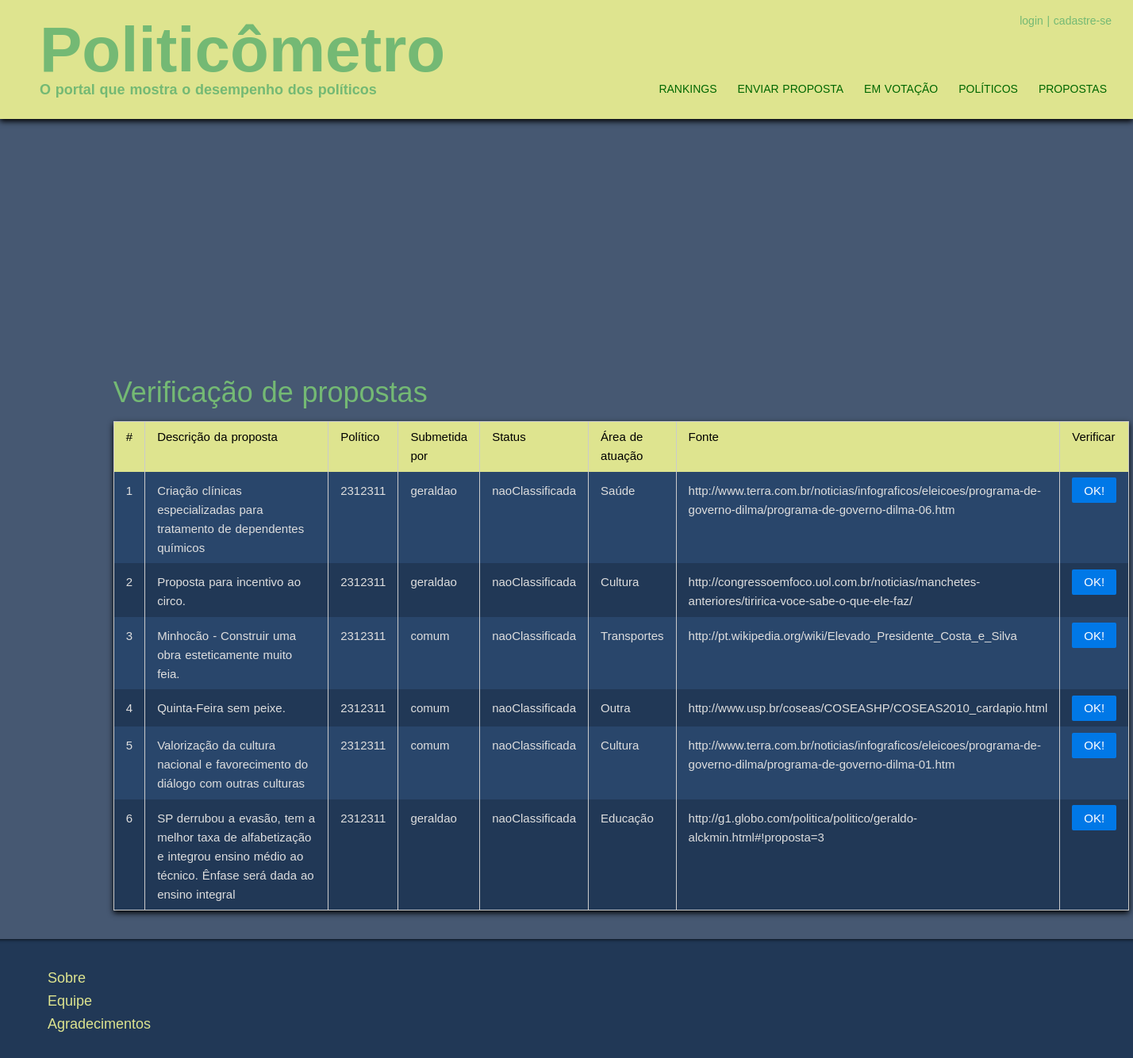
Page /politicometro/verificar.php on the earlier database version.
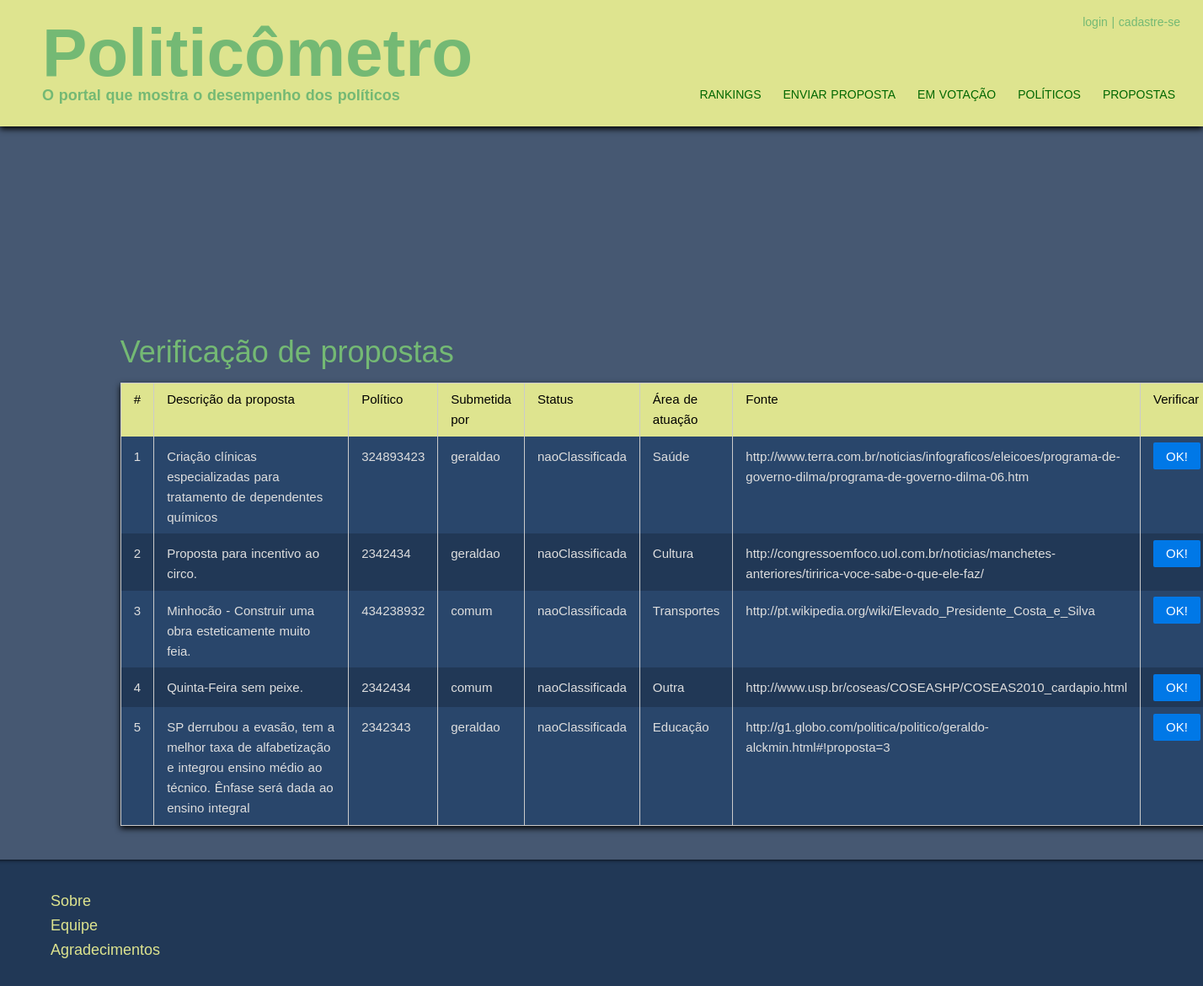
Same page on the later database version.
### tables this page shows
CREATE TABLE IF NOT EXISTS `proposta` (
  `id` int(11) NOT NULL AUTO_INCREMENT,
  `area` varchar(90) NOT NULL,
  `status` enum('cumprido','cumprindo','naoCumprido','naoClassificada') NOT NULL,
  `procedencia` tinyint(1) NOT NULL,
  `classificacao` enum('subjetiva','objetiva','naoClassificada') NOT NULL,
  `proponente` int(11) NOT NULL COMMENT 'deve conter o registro do político',
  `informante` varchar(90) NOT NULL COMMENT 'deve corresponder ao login de um usuário',
  `descricao` tinytext NOT NULL,
  `relevancia` enum('alta','media','baixa','naoClassificada') NOT NULL,
  `fonte` tinytext NOT NULL,
  PRIMARY KEY (`id`)
);

### politicometro/classes/Proposta.php (called while the page is built, shortened)
<?php
require_once(dirname(__FILE__).'/../DAL/Dao.php');
class Proposta {
	private $dao;
	private $id;
	private $areaAtuacao;
	private $statusCumprimento;
	private $proponente;
	private $informante;
	private $descricao;
	private $fonte;
	function __construct($area = 'none', $politico = 'none', $informante = 'none',
			$descricao = 'none', $fonte = 'none') {
		$this->dao = new Dao();
		$this->areaAtuacao = $area;
		$this->statusCumprimento = "naoClassificada";
		$this->proponente = $politico;
		$this->informante = $informante;
		$this->descricao = $descricao;
		$this->fonte = $fonte;
	}
	public function getAreaAtuacao() {
		return $this->areaAtuacao;
	}
	public function getStatusCumprimento() {
		return $this->statusCumprimento;
	}
	public function getProponente() {
		return $this->proponente;
	}
	public function getInformante() {
		return $this->informante;
	}
	public function getDescricao() {
		return $this->descricao;
	}
	public function getFonte() {
		return $this->fonte;
	}
	public function getID() {
		return $this->id;
	}
	public function getPropostaBD($id) {
		$entrada = $this->dao->getData('proposta', 'id', $id);
		$resource = array_pop($entrada);
		if ($resource) {
			$this->id = $id;
			$this->areaAtuacao = $resource['area'];
			$this->statusCumprimento = $resource['status'];
			$this->proponente = $resource['proponente'];
			$this->informante = $resource['informante'];
			$this->descricao = $resource['descricao'];
			$this->fonte = $resource['fonte'];
		}
	}
}
?>

### politicometro/DAL/Dao.php (called while the page is built, shortened)
<?php
class Dao {
	private $connection;
	private $host;
	function __construct($host = 'localhost') {
		$this->connection = $this->connectDB();
		$this->host = $host;
		mysqli_query($this->connection, "SET NAMES 'utf8'");
		mysqli_query($this->connection, 'SET character_set_connection=utf8');
		mysqli_query($this->connection, 'SET character_set_client=utf8');
		mysqli_query($this->connection, 'SET character_set_results=utf8');
	}
	private function connectDB($user = 'guest', $password = 'guest') {
		$connection = mysqli_connect($this->host, $user, $password);
		return $connection;
	}
	public function getData($table, $field, $value) {
		$query = "SELECT *
				  FROM {$table}
				  WHERE {$field} = '{$value}'";
		$resource = mysqli_query($this->connection, $query);
		if ($resource) {
			$entradas = array();
			while ($data = mysqli_fetch_array($resource))
				array_push($entradas, $data);
			return $entradas;
		}
	}
}
?>

### politicometro/verificar.php (the view, shortened to what this page needs)
<?php
include(dirname(__FILE__)."/includes/cabecalho.php");
require_once(dirname(__FILE__)."/classes/Proposta.php");
?>
<h2>Verificação de propostas</h2>
<table class="pure-table" action="index.php" method="post">
    <thead>
        <tr>
            <th>#</th>
            <th class="large">Descrição da proposta</th>
            <th>Político</th>
            <th>Submetida por</th>
            <th>Status</th>
            <th>Área de atuação</th>
            <th>Fonte</th>
            <th>Verificar</th>
        </tr>
    </thead>
    <tbody>
<?php
	$dao = new Dao();
	$data = $dao->getDataFromColumn('id', 'proposta', 'procedencia', 0);
	$propostas = array();
	foreach ($data as $proposta) {
		$propostaAtual = new Proposta();
		$propostaAtual->getPropostaBD(array_pop($proposta));
		array_push($propostas, $propostaAtual);
	}
	$i = 0;
	foreach ($propostas as $proposta) {
		if ($i %2 == 0)
			echo "<tr class=\"table-odd\">";
		else
			echo "<tr>";
		echo "<td>".++$i."</td>".
		     "<td>".$proposta->getDescricao()."</td>".
		     "<td>".$proposta->getProponente()."</td>".
		     "<td>".$proposta->getInformante()."</td>".
			 "<td>".$proposta->getStatusCumprimento()."</td>".
			 "<td>".$proposta->getAreaAtuacao()."</td>".
			 "<td>".$proposta->getFonte()."</td>".
		     "<td> <button type=\"submit\" name=\"{$proposta->getID()}\" ".
		     "class=\"pure-button pure-button-primary\">OK!</button></td>";
	}
?>
    </tbody>
</table>
<?php
include("includes/rodape.php");
?>

Differences in the rows shown:
no longer on this page (row edited): proposta: descricao "Valorização da cultura nacional e favorecimento do diálogo com outras culturas", proponente "2312311", informante "comum", status "naoClassificada", area "Cultura", fonte "http://www.terra.com.br/noticias/infograficos/eleicoes/programa-de-governo-dilma/programa-de-governo-dilma-01.htm"
changed proposta "Criação clínicas especializadas para tratamento de dependentes químicos": proponente "2312311" → "324893423"
changed proposta "Proposta para incentivo ao circo.": proponente "2312311" → "2342434"
changed proposta "Minhocão - Construir uma obra esteticamente muito feia.": proponente "2312311" → "434238932"
changed proposta "Quinta-Feira sem peixe.": proponente "2312311" → "2342434"
changed proposta "Educação": proponente "2312311" → "2342343"
